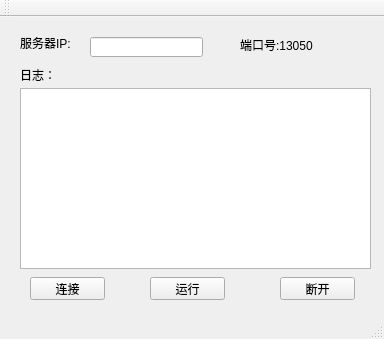
<?xml version="1.0" encoding="UTF-8"?>
<ui version="4.0">
 <class>test_clientClass</class>
 <widget class="QMainWindow" name="test_clientClass">
  <property name="geometry">
   <rect>
    <x>0</x>
    <y>0</y>
    <width>384</width>
    <height>339</height>
   </rect>
  </property>
  <property name="windowTitle">
   <string>test_client</string>
  </property>
  <widget class="QWidget" name="centralWidget">
   <widget class="QPushButton" name="pushButton">
    <property name="geometry">
     <rect>
      <x>30</x>
      <y>260</y>
      <width>75</width>
      <height>23</height>
     </rect>
    </property>
    <property name="text">
     <string>连接</string>
    </property>
   </widget>
   <widget class="QPushButton" name="pushButton_2">
    <property name="geometry">
     <rect>
      <x>150</x>
      <y>260</y>
      <width>75</width>
      <height>23</height>
     </rect>
    </property>
    <property name="text">
     <string>运行</string>
    </property>
   </widget>
   <widget class="QPushButton" name="pushButton_3">
    <property name="geometry">
     <rect>
      <x>280</x>
      <y>260</y>
      <width>75</width>
      <height>23</height>
     </rect>
    </property>
    <property name="text">
     <string>断开</string>
    </property>
   </widget>
   <widget class="QLineEdit" name="lineEdit">
    <property name="geometry">
     <rect>
      <x>90</x>
      <y>20</y>
      <width>113</width>
      <height>20</height>
     </rect>
    </property>
   </widget>
   <widget class="QLabel" name="label">
    <property name="geometry">
     <rect>
      <x>20</x>
      <y>20</y>
      <width>54</width>
      <height>12</height>
     </rect>
    </property>
    <property name="text">
     <string>服务器IP:</string>
    </property>
   </widget>
   <widget class="QLabel" name="label_2">
    <property name="geometry">
     <rect>
      <x>240</x>
      <y>20</y>
      <width>81</width>
      <height>16</height>
     </rect>
    </property>
    <property name="text">
     <string>端口号:13050</string>
    </property>
   </widget>
   <widget class="QLabel" name="label_3">
    <property name="geometry">
     <rect>
      <x>20</x>
      <y>50</y>
      <width>81</width>
      <height>16</height>
     </rect>
    </property>
    <property name="text">
     <string>日志：</string>
    </property>
   </widget>
   <widget class="QListWidget" name="listWidget">
    <property name="geometry">
     <rect>
      <x>20</x>
      <y>71</y>
      <width>351</width>
      <height>181</height>
     </rect>
    </property>
   </widget>
  </widget>
  <widget class="QMenuBar" name="menuBar">
   <property name="geometry">
    <rect>
     <x>0</x>
     <y>0</y>
     <width>384</width>
     <height>23</height>
    </rect>
   </property>
  </widget>
  <widget class="QToolBar" name="mainToolBar">
   <attribute name="toolBarArea">
    <enum>TopToolBarArea</enum>
   </attribute>
   <attribute name="toolBarBreak">
    <bool>false</bool>
   </attribute>
  </widget>
  <widget class="QStatusBar" name="statusBar"/>
 </widget>
 <layoutdefault spacing="6" margin="11"/>
 <resources>
  <include location="test_client.qrc"/>
 </resources>
 <connections/>
</ui>
